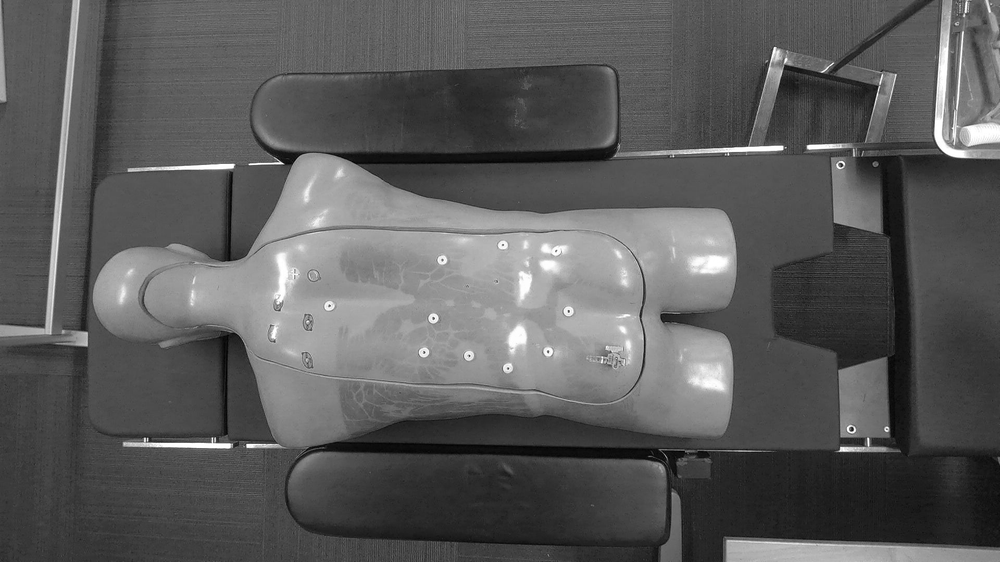
//> input picture data/gray.png, 1000 x 562 px, shrunk from 1920 x 1080 before the run
$ ./main   (built with g++ and OpenCV 4)
//> lines starting //> are read from the running program, lines starting //| are printed output that depends on the picture
#include <stdio.h>
#include <string>
#include <opencv2/core.hpp>
#include <opencv2/imgcodecs.hpp>
#include <opencv2/highgui.hpp>
#include <opencv2/imgproc.hpp>

using namespace cv;
using namespace std;

#define DEBUG 0

#define RGB 0

#define MIN_DISTANCE(var) (var).rows / 16
#define MIN_THRESHOLD 15
#define MAX_THRESHOLD 250
#define MIN_RADIUS 5
#define MAX_RADIUS 10

#define MEDIAN_BLUR_SIZE 11

int main(int argc, char **argv)
{
#if RGB
  Mat img = imread(string("data/rgb.png"), IMREAD_UNCHANGED);

  Mat gray;
  cvtColor(img, gray, COLOR_BGR2GRAY);

  medianBlur(gray, gray, MEDIAN_BLUR_SIZE);

  vector<Vec3f> circles;
  HoughCircles(gray, circles, HOUGH_GRADIENT, 1,
               MIN_DISTANCE(gray),
               MAX_THRESHOLD, MIN_THRESHOLD, MIN_RADIUS, MAX_RADIUS
  );
#else
  Mat img = imread(string("data/gray.png"), IMREAD_UNCHANGED);
//> img is the input picture: 562 rows x 1000 cols, CV_8UC1; min 0, max 255, mean 90.9

  medianBlur(img, img, MEDIAN_BLUR_SIZE);

  vector<Vec3f> circles;
  HoughCircles(img, circles, HOUGH_GRADIENT, 1,
               MIN_DISTANCE(img),
               MAX_THRESHOLD, MIN_THRESHOLD, MIN_RADIUS, MAX_RADIUS
  );
//> circles = 1 circle (x, y, radius): [80.5, 338.5, 7.1]
#endif

  fprintf(stderr, "Center coordinates (x, y) of circles found: \n");
  for( size_t i = 0; i < circles.size(); i++)
  {
    Vec3i c = circles[i];
    Point center = Point(c[0], c[1]);
    fprintf(stderr, "%d, %d px\n", c[0], c[1]);
    // circle center
    circle(img, center, 1, Scalar(0,100,100), 3, LINE_AA);
    // circle outline
    int radius = c[2];
    circle(img, center, radius, Scalar(255,0,255), 3, LINE_AA);
  }
//> this loop made 1 pass
//> (center, radius) on pass 1: (Point(80, 338), 7)
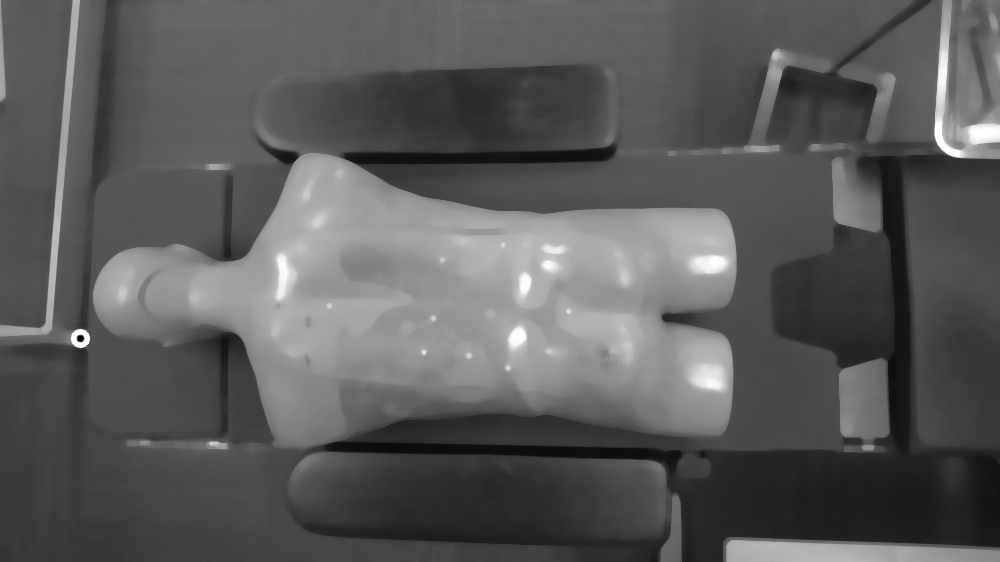
//> img: 562 rows x 1000 cols, CV_8UC1; min 0, max 255, mean 90.5

#if DEBUG
  imshow("detected circles", img);
  waitKey();
#else
  vector<int> compression_params;
  compression_params.push_back(IMWRITE_PNG_COMPRESSION);
  compression_params.push_back(9);

  bool result = imwrite("data/result.png", img, compression_params);

  if (result)
  {
    fprintf(stderr, "Saved PNG file successfully\n");
  }
  else
  {
    fprintf(stderr, "ERROR: Can't save PNG file\n");
  }

#endif

  return 0;
}
